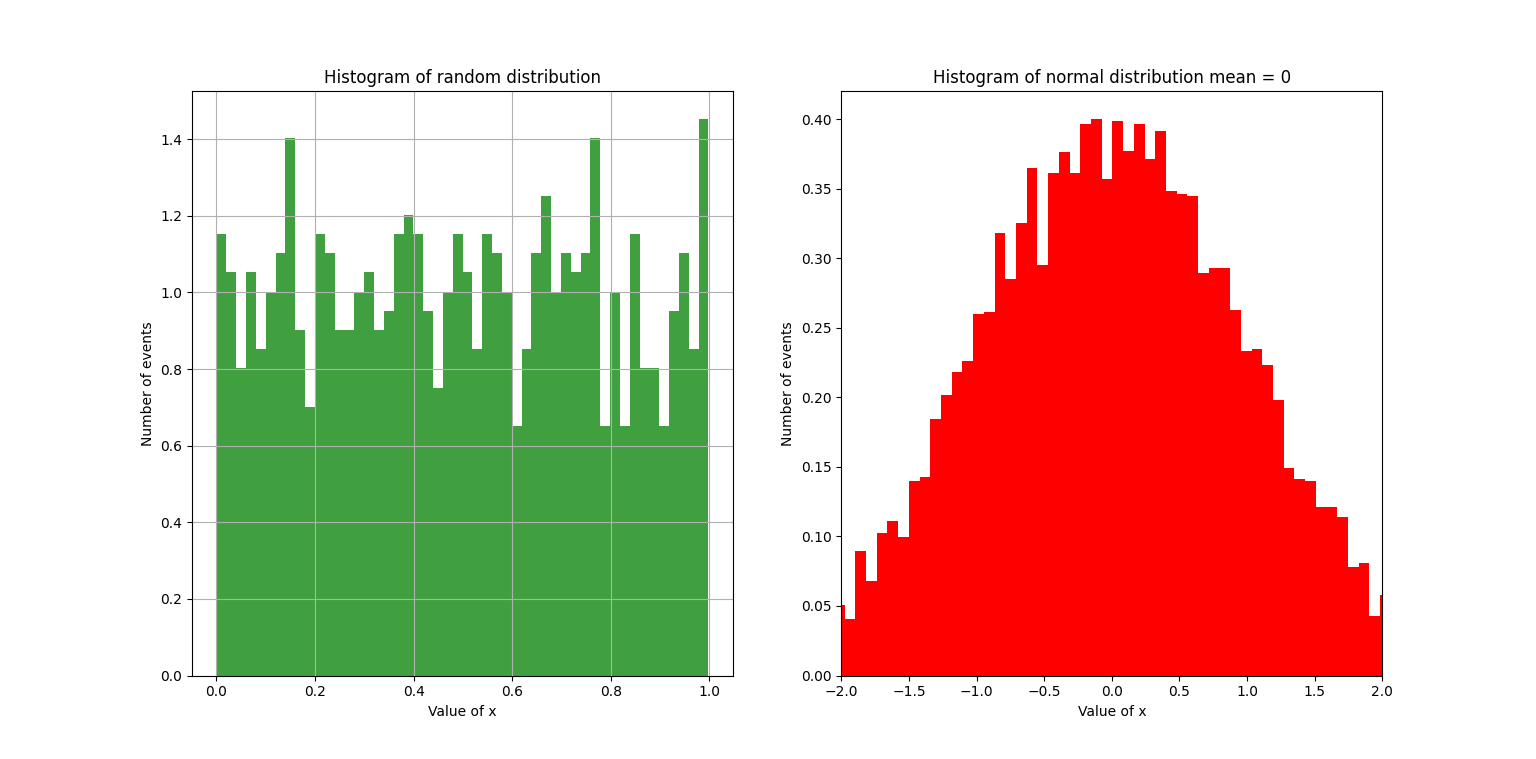

The Python source for this figure:
import matplotlib.pyplot as plt
import numpy as np

x = np.random.rand(1000)
y = np.random.randn(10000)

fig, ax = plt.subplots(1,2)

ax[0].hist(x, 50, density=True, facecolor='g', alpha=0.75)
ax[0].grid(True)
ax[0].set(xlabel='Value of x', ylabel='Number of events')
ax[0].set_title("Histogram of random distribution")


ax[1].hist(y, 100, density=True, facecolor='r')
ax[1].set_xlim([-2,2])
ax[1].set(xlabel='Value of x', ylabel='Number of events')
ax[1].set_title('Histogram of normal distribution mean = 0')


plt.show()
